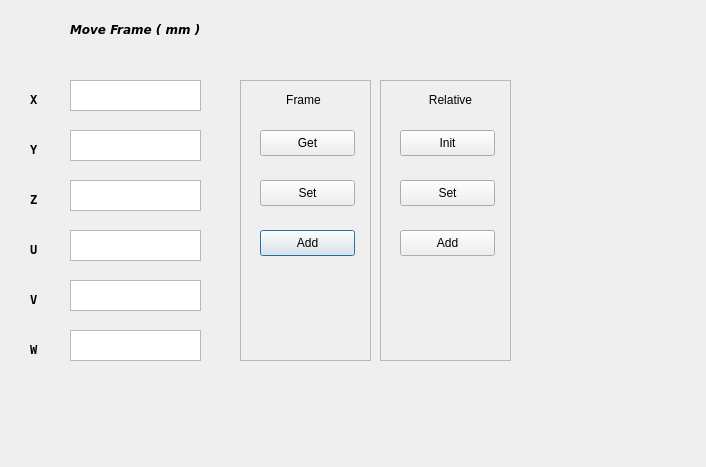
<?xml version="1.0" encoding="UTF-8"?>
<ui version="4.0">
 <class>dialogprogram_framemove</class>
 <widget class="QDialog" name="dialogprogram_framemove">
  <property name="geometry">
   <rect>
    <x>0</x>
    <y>0</y>
    <width>706</width>
    <height>467</height>
   </rect>
  </property>
  <property name="windowTitle">
   <string>Dialog</string>
  </property>
  <widget class="QFrame" name="frame">
   <property name="geometry">
    <rect>
     <x>240</x>
     <y>80</y>
     <width>131</width>
     <height>281</height>
    </rect>
   </property>
   <property name="frameShape">
    <enum>QFrame::StyledPanel</enum>
   </property>
   <property name="frameShadow">
    <enum>QFrame::Raised</enum>
   </property>
   <widget class="QLabel" name="label_8">
    <property name="geometry">
     <rect>
      <x>13</x>
      <y>10</y>
      <width>101</width>
      <height>20</height>
     </rect>
    </property>
    <property name="text">
     <string>Frame</string>
    </property>
    <property name="alignment">
     <set>Qt::AlignCenter</set>
    </property>
   </widget>
  </widget>
  <widget class="QTextEdit" name="Edit_W">
   <property name="geometry">
    <rect>
     <x>70</x>
     <y>330</y>
     <width>131</width>
     <height>31</height>
    </rect>
   </property>
  </widget>
  <widget class="QLabel" name="label_3">
   <property name="geometry">
    <rect>
     <x>30</x>
     <y>140</y>
     <width>41</width>
     <height>18</height>
    </rect>
   </property>
   <property name="font">
    <font>
     <family>DejaVu Sans Mono</family>
     <weight>75</weight>
     <italic>false</italic>
     <bold>true</bold>
    </font>
   </property>
   <property name="text">
    <string>Y</string>
   </property>
  </widget>
  <widget class="QPushButton" name="pushButton_Add">
   <property name="geometry">
    <rect>
     <x>260</x>
     <y>230</y>
     <width>95</width>
     <height>26</height>
    </rect>
   </property>
   <property name="text">
    <string>Add</string>
   </property>
  </widget>
  <widget class="QLabel" name="label_7">
   <property name="geometry">
    <rect>
     <x>30</x>
     <y>290</y>
     <width>41</width>
     <height>18</height>
    </rect>
   </property>
   <property name="font">
    <font>
     <family>DejaVu Sans Mono</family>
     <weight>75</weight>
     <italic>false</italic>
     <bold>true</bold>
    </font>
   </property>
   <property name="text">
    <string>V</string>
   </property>
  </widget>
  <widget class="QPushButton" name="pushButton_Set">
   <property name="geometry">
    <rect>
     <x>260</x>
     <y>180</y>
     <width>95</width>
     <height>26</height>
    </rect>
   </property>
   <property name="text">
    <string>Set</string>
   </property>
  </widget>
  <widget class="QTextEdit" name="Edit_V">
   <property name="geometry">
    <rect>
     <x>70</x>
     <y>280</y>
     <width>131</width>
     <height>31</height>
    </rect>
   </property>
  </widget>
  <widget class="QLabel" name="label_2">
   <property name="geometry">
    <rect>
     <x>30</x>
     <y>90</y>
     <width>41</width>
     <height>18</height>
    </rect>
   </property>
   <property name="font">
    <font>
     <family>DejaVu Sans Mono</family>
     <weight>75</weight>
     <italic>false</italic>
     <bold>true</bold>
    </font>
   </property>
   <property name="text">
    <string>X</string>
   </property>
  </widget>
  <widget class="QTextEdit" name="Edit_Z">
   <property name="geometry">
    <rect>
     <x>70</x>
     <y>180</y>
     <width>131</width>
     <height>31</height>
    </rect>
   </property>
  </widget>
  <widget class="QLabel" name="label">
   <property name="geometry">
    <rect>
     <x>70</x>
     <y>20</y>
     <width>241</width>
     <height>18</height>
    </rect>
   </property>
   <property name="font">
    <font>
     <family>DejaVu Sans</family>
     <weight>75</weight>
     <italic>true</italic>
     <bold>true</bold>
    </font>
   </property>
   <property name="text">
    <string>Move Frame ( mm )</string>
   </property>
  </widget>
  <widget class="QPushButton" name="pushButton_Relative_Add">
   <property name="geometry">
    <rect>
     <x>400</x>
     <y>230</y>
     <width>95</width>
     <height>26</height>
    </rect>
   </property>
   <property name="text">
    <string>Add</string>
   </property>
  </widget>
  <widget class="QLabel" name="label_4">
   <property name="geometry">
    <rect>
     <x>30</x>
     <y>190</y>
     <width>41</width>
     <height>18</height>
    </rect>
   </property>
   <property name="font">
    <font>
     <family>DejaVu Sans Mono</family>
     <weight>75</weight>
     <italic>false</italic>
     <bold>true</bold>
    </font>
   </property>
   <property name="text">
    <string>Z</string>
   </property>
  </widget>
  <widget class="QPushButton" name="pushButton_Relative_Init">
   <property name="geometry">
    <rect>
     <x>400</x>
     <y>130</y>
     <width>95</width>
     <height>26</height>
    </rect>
   </property>
   <property name="text">
    <string>Init</string>
   </property>
  </widget>
  <widget class="QTextEdit" name="Edit_Y">
   <property name="geometry">
    <rect>
     <x>70</x>
     <y>130</y>
     <width>131</width>
     <height>31</height>
    </rect>
   </property>
  </widget>
  <widget class="QTextEdit" name="Edit_X">
   <property name="geometry">
    <rect>
     <x>70</x>
     <y>80</y>
     <width>131</width>
     <height>31</height>
    </rect>
   </property>
  </widget>
  <widget class="QTextEdit" name="Edit_U">
   <property name="geometry">
    <rect>
     <x>70</x>
     <y>230</y>
     <width>131</width>
     <height>31</height>
    </rect>
   </property>
  </widget>
  <widget class="QPushButton" name="pushButton_Relative_Set">
   <property name="geometry">
    <rect>
     <x>400</x>
     <y>180</y>
     <width>95</width>
     <height>26</height>
    </rect>
   </property>
   <property name="text">
    <string>Set</string>
   </property>
  </widget>
  <widget class="QPushButton" name="pushButton_Get">
   <property name="geometry">
    <rect>
     <x>260</x>
     <y>130</y>
     <width>95</width>
     <height>26</height>
    </rect>
   </property>
   <property name="text">
    <string>Get</string>
   </property>
  </widget>
  <widget class="QFrame" name="frame_2">
   <property name="geometry">
    <rect>
     <x>380</x>
     <y>80</y>
     <width>131</width>
     <height>281</height>
    </rect>
   </property>
   <property name="frameShape">
    <enum>QFrame::StyledPanel</enum>
   </property>
   <property name="frameShadow">
    <enum>QFrame::Raised</enum>
   </property>
   <widget class="QLabel" name="label_9">
    <property name="geometry">
     <rect>
      <x>10</x>
      <y>10</y>
      <width>121</width>
      <height>20</height>
     </rect>
    </property>
    <property name="text">
     <string>Relative</string>
    </property>
    <property name="alignment">
     <set>Qt::AlignCenter</set>
    </property>
   </widget>
  </widget>
  <widget class="QLabel" name="label_5">
   <property name="geometry">
    <rect>
     <x>30</x>
     <y>240</y>
     <width>41</width>
     <height>18</height>
    </rect>
   </property>
   <property name="font">
    <font>
     <family>DejaVu Sans Mono</family>
     <weight>75</weight>
     <italic>false</italic>
     <bold>true</bold>
    </font>
   </property>
   <property name="text">
    <string>U</string>
   </property>
  </widget>
  <widget class="QLabel" name="label_6">
   <property name="geometry">
    <rect>
     <x>30</x>
     <y>340</y>
     <width>41</width>
     <height>18</height>
    </rect>
   </property>
   <property name="font">
    <font>
     <family>DejaVu Sans Mono</family>
     <weight>75</weight>
     <italic>false</italic>
     <bold>true</bold>
    </font>
   </property>
   <property name="text">
    <string>W</string>
   </property>
  </widget>
  <zorder>frame_2</zorder>
  <zorder>frame</zorder>
  <zorder>Edit_W</zorder>
  <zorder>label_3</zorder>
  <zorder>pushButton_Add</zorder>
  <zorder>label_7</zorder>
  <zorder>pushButton_Set</zorder>
  <zorder>Edit_V</zorder>
  <zorder>label_2</zorder>
  <zorder>Edit_Z</zorder>
  <zorder>label</zorder>
  <zorder>pushButton_Relative_Add</zorder>
  <zorder>label_4</zorder>
  <zorder>pushButton_Relative_Init</zorder>
  <zorder>Edit_Y</zorder>
  <zorder>Edit_X</zorder>
  <zorder>Edit_U</zorder>
  <zorder>pushButton_Relative_Set</zorder>
  <zorder>pushButton_Get</zorder>
  <zorder>label_5</zorder>
  <zorder>label_6</zorder>
 </widget>
 <resources/>
 <connections/>
</ui>
